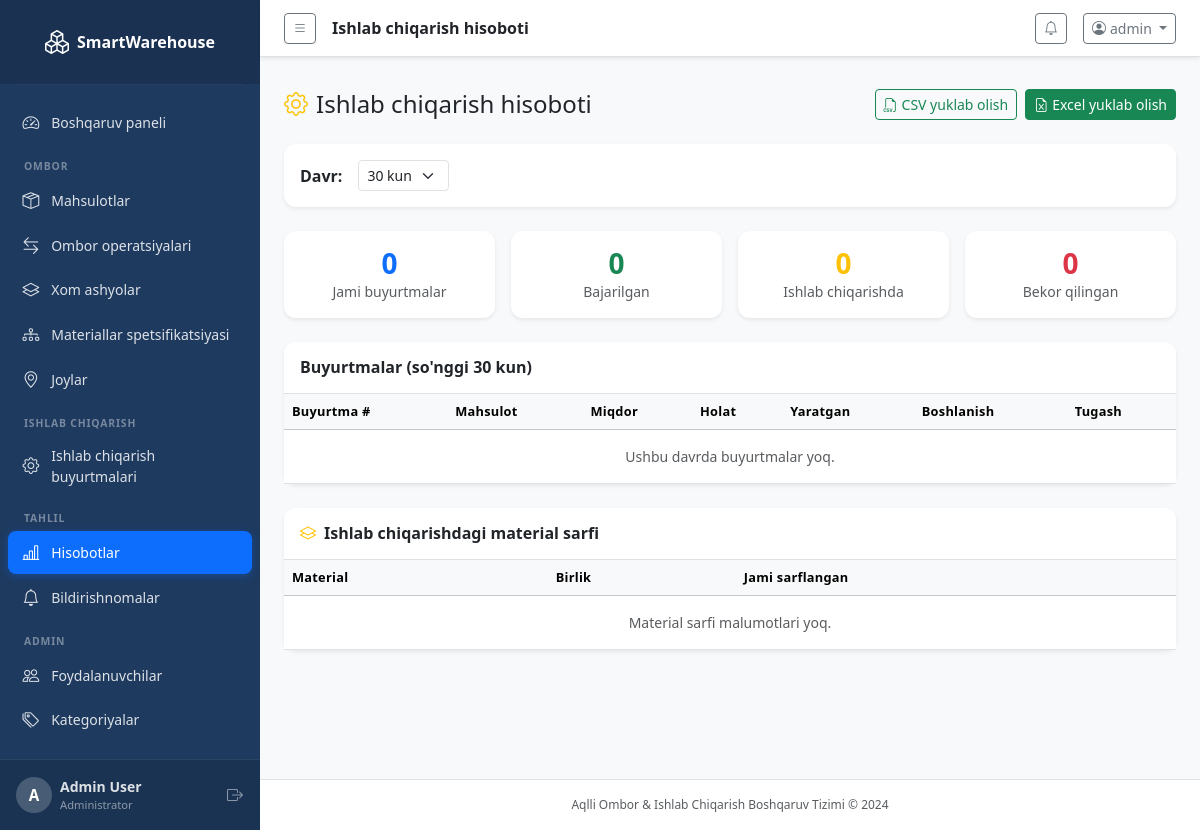
Page /reports/production/ (signed in) on the committed database.
### accounts/models.py (models this page shows, shortened)
class CustomUser(AbstractUser):
    ROLE_CHOICES = [
        ('admin', 'Administrator'),
        ('warehouse_manager', 'Ombor boshqaruvchisi'),
        ('production_manager', 'Ishlab chiqarish boshqaruvchisi'),
        ('worker', 'Ishchi'),
    ]
    role = models.CharField(max_length=30, choices=ROLE_CHOICES, default='worker')
    phone = models.CharField(max_length=20, blank=True)
    department = models.CharField(max_length=100, blank=True)
    is_active = models.BooleanField(default=True)
    @property
    def is_admin(self):
        return self.role == 'admin' or self.is_superuser

### reports/views.py (the view)
# urls.py: path('production/', views.production_report, name='production'),
@login_required
def production_report(request):
    try:
        days = int(request.GET.get('days', 30))
        days = max(1, min(days, 365))
    except (ValueError, TypeError):
        days = 30
    since = timezone.now() - timedelta(days=days)
    orders = ProductionOrder.objects.filter(created_at__gte=since).select_related('product', 'created_by')
    completed = orders.filter(status='completed')
    in_production = orders.filter(status='in_production')
    pending = orders.filter(status='pending')
    cancelled = orders.filter(status='cancelled')
    material_usage = (
        InventoryTransaction.objects
        .filter(transaction_type='PRODUCTION', date__gte=since, raw_material__isnull=False)
        .values('raw_material__name', 'raw_material__unit')
        .annotate(total=Sum('quantity'))
        .order_by('-total')
    )
    return render(request, 'reports/production_report.html', {
        'orders': orders,
        'completed': completed,
        'in_production': in_production,
        'pending': pending,
        'cancelled': cancelled,
        'material_usage': material_usage,
        'days': days,
    })

### dashboard/context_processors.py (called while the page is built)
def notifications_processor(request):
    if request.user.is_authenticated:
        unread_notifications = Notification.objects.filter(is_read=False).order_by('-created_at')[:10]
        unread_count = Notification.objects.filter(is_read=False).count()
        return {
            'unread_notifications': unread_notifications,
            'unread_count': unread_count,
        }
    return {}

### templates/reports/production_report.html (shortened to what this page needs)
{% extends 'base.html' %}
{% block page_title %}Ishlab chiqarish hisoboti{% endblock %}
{% block content %}
<div class="d-flex justify-content-between align-items-center mb-4 mt-3 flex-wrap gap-2">
  <h4 class="mb-0"><i class="bi bi-gear me-2 text-warning"></i>Ishlab chiqarish hisoboti</h4>
  <div class="d-flex gap-2">
    <a href="{% url 'reports:export_production_csv' %}?days={{ days }}" class="btn btn-outline-success btn-sm">
      <i class="bi bi-filetype-csv me-1"></i>CSV yuklab olish
    </a>
    <a href="{% url 'reports:export_production_excel' %}?days={{ days }}" class="btn btn-success btn-sm">
      <i class="bi bi-file-earmark-excel me-1"></i>Excel yuklab olish
    </a>
  </div>
</div>
<div class="card border-0 shadow-sm mb-4">
  <div class="card-body py-3">
    <form method="get" class="d-flex align-items-center gap-3">
      <label class="fw-semibold mb-0">Davr:</label>
      <select name="days" class="form-select form-select-sm" style="width:auto" onchange="this.form.submit()">
        <option value="30" {% if days == 30 %}selected{% endif %}>30 kun</option>
      </select>
    </form>
  </div>
</div>
<div class="row g-3 mb-4">
  <div class="col-md-3">
    <div class="card border-0 shadow-sm text-center py-3">
      <h3 class="fw-bold text-primary mb-0">{{ orders|length }}</h3>
      <small class="text-muted">Jami buyurtmalar</small>
    </div>
  </div>
  <div class="col-md-3">
    <div class="card border-0 shadow-sm text-center py-3">
      <h3 class="fw-bold text-success mb-0">{{ completed|length }}</h3>
      <small class="text-muted">Bajarilgan</small>
    </div>
  </div>
  <div class="col-md-3">
    <div class="card border-0 shadow-sm text-center py-3">
      <h3 class="fw-bold text-warning mb-0">{{ in_production|length }}</h3>
      <small class="text-muted">Ishlab chiqarishda</small>
    </div>
  </div>
  <div class="col-md-3">
    <div class="card border-0 shadow-sm text-center py-3">
      <h3 class="fw-bold text-danger mb-0">{{ cancelled|length }}</h3>
      <small class="text-muted">Bekor qilingan</small>
    </div>
  </div>
</div>
<div class="card border-0 shadow-sm mb-4">
  <div class="card-header bg-white border-bottom py-3">
    <h6 class="mb-0 fw-semibold">Buyurtmalar (so'nggi {{ days }} kun)</h6>
  </div>
  <div class="card-body p-0">
    <div class="table-responsive">
      <table class="table table-hover align-middle mb-0">
        <thead class="table-light">
          <tr><th>Buyurtma #</th><th>Mahsulot</th><th>Miqdor</th><th>Holat</th><th>Yaratgan</th><th>Boshlanish</th><th>Tugash</th></tr>
        </thead>
        <tbody>
          {% for o in orders %}
          <tr>
            <td class="fw-bold"><a href="{% url 'production:order_detail' o.pk %}" class="text-decoration-none">#{{ o.order_number }}</a></td>
            <td>{{ o.product.product_name }}</td>
            <td>{{ o.quantity }}</td>
            <td>
              <span class="badge {% if o.status == 'completed' %}bg-success{% elif o.status == 'in_production' %}bg-warning text-dark{% elif o.status == 'pending' %}bg-primary{% else %}bg-danger{% endif %}">
                {{ o.get_status_display }}
              </span>
            </td>
            <td class="small">{{ o.created_by.username|default:'—' }}</td>
            <td class="small text-muted">{{ o.actual_start|date:"M d, H:i"|default:'—' }}</td>
            <td class="small text-muted">{{ o.actual_end|date:"M d, H:i"|default:'—' }}</td>
          </tr>
          {% empty %}
          <tr><td colspan="7" class="text-center text-muted py-3">Ushbu davrda buyurtmalar yoq.</td></tr>
          {% endfor %}
        </tbody>
      </table>
    </div>
  </div>
</div>
<div class="card border-0 shadow-sm">
  <div class="card-header bg-white border-bottom py-3">
    <h6 class="mb-0 fw-semibold"><i class="bi bi-layers me-2 text-warning"></i>Ishlab chiqarishdagi material sarfi</h6>
  </div>
  <div class="card-body p-0">
    <div class="table-responsive">
      <table class="table table-hover align-middle mb-0">
        <thead class="table-light">
          <tr><th>Material</th><th>Birlik</th><th>Jami sarflangan</th></tr>
        </thead>
        <tbody>
          {% for m in material_usage %}
          <tr>
            <td class="fw-semibold">{{ m.raw_material__name }}</td>
            <td>{{ m.raw_material__unit }}</td>
            <td class="fw-bold text-warning">{{ m.total }}</td>
          </tr>
          {% empty %}
          <tr><td colspan="3" class="text-center text-muted py-3">Material sarfi malumotlari yoq.</td></tr>
          {% endfor %}
        </tbody>
      </table>
    </div>
  </div>
</div>
{% endblock %}

### templates/base.html (shortened to what this page needs)
<!DOCTYPE html>
<html lang="en">
<head>
  <link href="https://cdn.jsdelivr.net/npm/bootstrap@5.3.3/dist/css/bootstrap.min.css" rel="stylesheet">
  <link href="https://cdn.jsdelivr.net/npm/bootstrap-icons@1.11.3/font/bootstrap-icons.min.css" rel="stylesheet">
  <link href="/static/css/custom.css" rel="stylesheet">
</head>
<body class="bg-light">
{% if user.is_authenticated %}
<div class="d-flex" id="wrapper">
  <nav id="sidebar" class="sidebar d-flex flex-column flex-shrink-0 p-0">
    <a href="{% url 'dashboard:index' %}" class="sidebar-brand d-flex align-items-center justify-content-center py-4 px-3 text-decoration-none">
      <i class="bi bi-boxes me-2 fs-4"></i>
      <span class="fs-6 fw-bold">SmartWarehouse</span>
    </a>
    <hr class="sidebar-divider mx-3 my-0">
    <ul class="nav flex-column px-2 py-3 flex-grow-1">
      <li class="nav-item">
        <a class="nav-link sidebar-link {% if request.resolver_match.app_name == 'dashboard' and request.resolver_match.url_name == 'index' %}active{% endif %}"
           href="{% url 'dashboard:index' %}">
          <i class="bi bi-speedometer2"></i><span>Boshqaruv paneli</span>
        </a>
      </li>
      <li class="sidebar-section-label">OMBOR</li>
      <li class="nav-item">
        <a class="nav-link sidebar-link {% if request.resolver_match.app_name == 'inventory' and 'product' in request.resolver_match.url_name %}active{% endif %}"
           href="{% url 'inventory:product_list' %}">
          <i class="bi bi-box-seam"></i><span>Mahsulotlar</span>
        </a>
      </li>
      <li class="nav-item">
        <a class="nav-link sidebar-link {% if request.resolver_match.app_name == 'inventory' and 'transaction' in request.resolver_match.url_name %}active{% endif %}"
           href="{% url 'inventory:transaction_list' %}">
          <i class="bi bi-arrow-left-right"></i><span>Ombor operatsiyalari</span>
        </a>
      </li>
      <li class="nav-item">
        <a class="nav-link sidebar-link {% if request.resolver_match.app_name == 'inventory' and 'raw_material' in request.resolver_match.url_name %}active{% endif %}"
           href="{% url 'inventory:raw_material_list' %}">
          <i class="bi bi-layers"></i><span>Xom ashyolar</span>
        </a>
      </li>
      <li class="nav-item">
        <a class="nav-link sidebar-link {% if request.resolver_match.app_name == 'inventory' and 'bom' in request.resolver_match.url_name %}active{% endif %}"
           href="{% url 'inventory:bom_list' %}">
          <i class="bi bi-diagram-3"></i><span>Materiallar spetsifikatsiyasi</span>
        </a>
      </li>
      <li class="nav-item">
        <a class="nav-link sidebar-link {% if request.resolver_match.app_name == 'inventory' and 'location' in request.resolver_match.url_name %}active{% endif %}"
           href="{% url 'inventory:location_list' %}">
          <i class="bi bi-geo-alt"></i><span>Joylar</span>
        </a>
      </li>
      <li class="sidebar-section-label">ISHLAB CHIQARISH</li>
      <li class="nav-item">
        <a class="nav-link sidebar-link {% if request.resolver_match.app_name == 'production' %}active{% endif %}"
           href="{% url 'production:order_list' %}">
          <i class="bi bi-gear"></i><span>Ishlab chiqarish buyurtmalari</span>
        </a>
      </li>
      <li class="sidebar-section-label">TAHLIL</li>
      <li class="nav-item">
        <a class="nav-link sidebar-link {% if request.resolver_match.app_name == 'reports' %}active{% endif %}"
           href="{% url 'reports:index' %}">
          <i class="bi bi-bar-chart-line"></i><span>Hisobotlar</span>
        </a>
      </li>
      <li class="nav-item">
        <a class="nav-link sidebar-link {% if request.resolver_match.app_name == 'dashboard' and request.resolver_match.url_name == 'notifications' %}active{% endif %}"
           href="{% url 'dashboard:notifications' %}">
          <i class="bi bi-bell"></i><span>Bildirishnomalar</span>
        </a>
      </li>
      {% if user.is_admin %}
      <li class="sidebar-section-label">ADMIN</li>
      <li class="nav-item">
        <a class="nav-link sidebar-link {% if request.resolver_match.app_name == 'accounts' and 'user' in request.resolver_match.url_name %}active{% endif %}"
           href="{% url 'accounts:users' %}">
          <i class="bi bi-people"></i><span>Foydalanuvchilar</span>
        </a>
      </li>
      <li class="nav-item">
        <a class="nav-link sidebar-link" href="{% url 'inventory:category_list' %}">
          <i class="bi bi-tags"></i><span>Kategoriyalar</span>
        </a>
      </li>
      {% endif %}
    </ul>
    <div class="sidebar-footer px-3 py-3">
      <div class="d-flex align-items-center gap-2">
        <div class="avatar-circle">{{ user.username|first|upper }}</div>
        <div class="flex-grow-1 overflow-hidden">
          <div class="fw-semibold text-truncate small">{{ user.get_full_name|default:user.username }}</div>
          <div class="text-muted" style="font-size:0.7rem">{{ user.get_role_display }}</div>
        </div>
        <form method="post" action="{% url 'accounts:logout' %}" class="d-inline">{% csrf_token %}<button type="submit" class="btn btn-link text-muted p-0" title="Chiqish"><i class="bi bi-box-arrow-right"></i></button></form>
      </div>
    </div>
  </nav>
  <div id="page-content-wrapper" class="flex-grow-1 d-flex flex-column min-vh-100">
    <nav class="navbar navbar-expand navbar-light bg-white border-bottom px-4 py-2 sticky-top shadow-sm">
      <button class="btn btn-sm btn-outline-secondary me-3" id="sidebarToggle">
        <i class="bi bi-list"></i>
      </button>
      <span class="navbar-text fw-semibold text-dark">{% block page_title %}{% endblock %}</span>
      <div class="ms-auto d-flex align-items-center gap-3">
        <div class="dropdown">
          <a class="btn btn-sm btn-outline-secondary position-relative" data-bs-toggle="dropdown" href="#">
            <i class="bi bi-bell"></i>
          </a>
        </div>
        <div class="dropdown">
          <a class="btn btn-sm btn-outline-secondary dropdown-toggle" data-bs-toggle="dropdown" href="#">
            <i class="bi bi-person-circle me-1"></i>{{ user.username }}
          </a>
        </div>
      </div>
    </nav>
    <div class="px-4 pt-3">
    </div>
    <main class="flex-grow-1 px-4 pb-4">
{% endif %}
{% block content %}{% endblock %}
{% if user.is_authenticated %}
    </main>
    <footer class="text-center text-muted py-3 border-top bg-white" style="font-size:0.75rem">
      Aqlli Ombor &amp; Ishlab Chiqarish Boshqaruv Tizimi &copy; 2024
    </footer>
  </div>
</div>
{% endif %}
</body>
</html>

### static/css/custom.css (style rules this page uses)
:root { --sidebar-width: 260px; --sidebar-bg: #1e3a5f; --sidebar-text: rgba(255,255,255,0.85); --sidebar-active: rgba(255,255,255,0.12); --accent: #0d6efd; }
#sidebar { width: var(--sidebar-width); min-width: var(--sidebar-width); background: var(--sidebar-bg); color: var(--sidebar-text); transition: width 0.25s ease; overflow: hidden; }
.sidebar-brand { color: #fff !important; font-size: 1rem; background: rgba(0,0,0,0.15); min-height: 64px; }
.sidebar-brand i { font-size: 1.5rem; }
.sidebar-link { color: var(--sidebar-text); border-radius: 8px; padding: 0.55rem 0.9rem; display: flex; align-items: center; gap: 0.75rem; font-size: 0.875rem; transition: background 0.15s, color 0.15s; margin-bottom: 2px; }
.sidebar-link.active { background: var(--accent); color: #fff; box-shadow: 0 2px 8px rgba(13,110,253,0.35); }
.sidebar-link i { font-size: 1.05rem; flex-shrink: 0; }
.sidebar-section-label { font-size: 0.65rem; font-weight: 700; letter-spacing: 0.08em; text-transform: uppercase; color: rgba(255,255,255,0.4); padding: 0.6rem 1rem 0.25rem; margin-top: 0.25rem; }
hr.sidebar-divider { border-color: rgba(255,255,255,0.1); }
.sidebar-footer { background: rgba(0,0,0,0.12); border-top: 1px solid rgba(255,255,255,0.08); }
.sidebar-footer .text-muted { color: rgba(255,255,255,0.5) !important; }
#page-content-wrapper { min-width: 0; background: #f8f9fb; }
.avatar-circle { width: 36px; height: 36px; border-radius: 50%; background: rgba(255,255,255,0.2); color: #fff; display: flex; align-items: center; justify-content: center; font-weight: 700; font-size: 0.95rem; flex-shrink: 0; }
.text-primary { color: #0d6efd !important; }
.card { border-radius: 12px; }
.card-header { border-radius: 12px 12px 0 0 !important; }
.table th { font-size: 0.8rem; font-weight: 600; letter-spacing: 0.02em; }
.table td { font-size: 0.875rem; }

### rows in the picture
CustomUser: username|first "A", get_full_name "Admin User", role "Administrator", username "admin"

### other values in the picture
{{ orders|length }} "0"
{{ completed|length }} "0"
{{ in_production|length }} "0"
{{ cancelled|length }} "0"
{{ days }} "30"
